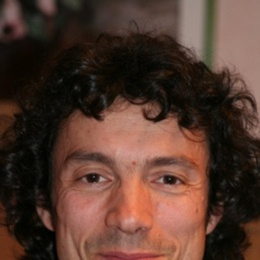
%> input picture 3-INSA/matlab/Filters/Stephane_Bres.jpg, 260 x 260 px, shrunk from 512 x 512 before the run
$ octave --eval "filtrageTest;"   (GNU Octave 9; MATLAB toolbox functions it lacks are replaced by stand-ins)
%> lines starting %> are read from the running program, lines starting %| are printed output that depends on the picture
function filtrageTest

    im = rgb2gray(imread('Stephane_Bres.jpg'));
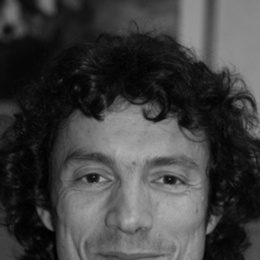
%> im: size 260x260 uint8; min 1, max 183, mean 64.2
    [l,c,~]=size(im);
%> l = 260; c = 260

    %creation d'un mapping couleur lin閍ire sur chaque flux RGB
    map=([0:255]'/255)*[1 1 1];

    %calcul du spectre frequentiel
    spectre_freq = fftshift(fft2(im));

    %initialisation du filtre
    gaussMatrix = zeros(l,c);

    for n = 0.1:0.1:5

        k = -power(10,-n);

        for u = 1:l
            for v = 1:c
                gaussMatrix(u,v)=exp(k*((u-l/2+1)^2+(v-c/2+1)^2));
            end
        end

        %filtrage fr閝uentiel
        spectre_filtre = spectre_freq .* gaussMatrix;

        %version affichable
        spectre_filtre_aff = (log(abs(spectre_filtre)+1));

        %reorganisation representation frequentielle
        spectre_filtre = fftshift(spectre_filtre);

        %calcul de l'image filtr閑 par transform閑 de fourier inverse
        im_filtre = ifft2(spectre_filtre);

        %affichage
        subplot(1,2,1);
        image(abs(im_filtre));
        pbaspect([1 1 1]);
        colormap(map);

        subplot(1,2,2);
        imagesc(spectre_filtre_aff);
        pbaspect([1 1 1]);

        waitforbuttonpress;
    end
%> this loop made 50 passes
%> pass 1, in filtrageTest, `spectre_filtre_aff = (log(abs(spectre_filtre)+1));`:
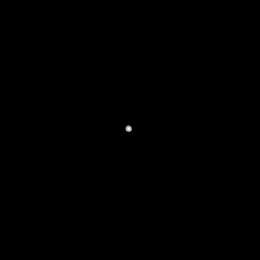
%> spectre_filtre_aff: size 260x260 double; min 0, max 12.41, mean 0.00436; drawn with min black and max white
%> pass 1, in filtrageTest, `pbaspect([1 1 1]);`:
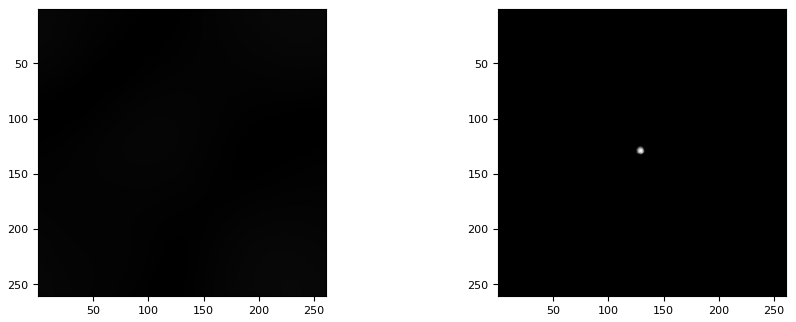
%> figure redrawn from the program's plot data, 2 panels
%> after the loop:
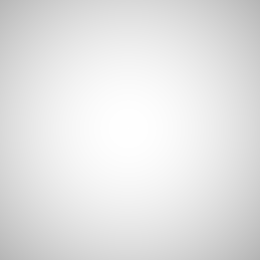
%> gaussMatrix: size 260x260 double; min 0.709, max 1, mean 0.896
%> after the loop:
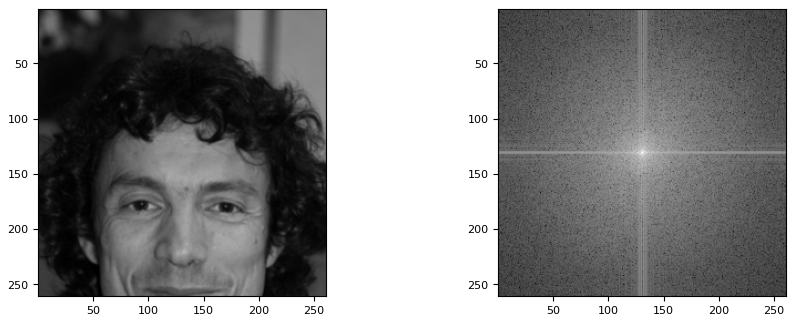
%> figure redrawn from the program's plot data, 2 panels

    close all;
end
